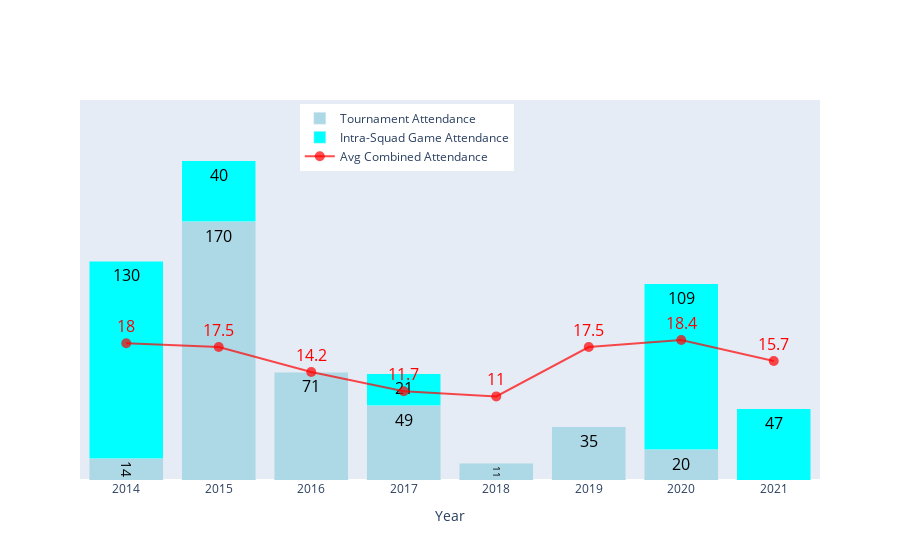

Notebook cell for this chart:
### Code cell
fig = go.Figure()    

# Add bar chart for total attendance - Tournament
fig.add_trace(go.Bar(
    x=total_attendance_per_year_tournament.index,
    y=total_attendance_per_year_tournament.values,
    marker=dict(color='lightblue'),
    text=total_attendance_per_year_tournament.values,
    textposition='inside',
    textfont=dict(size=16, color='black'),
    name='Tournament Attendance'
))

# Add bar chart for Intra-Squad Game attendance, stacked on top of Tournament attendance
fig.add_trace(go.Bar(
    x=total_attendance_per_year_intra_squad_game.index,
    y=total_attendance_per_year_intra_squad_game.values,
    marker=dict(color='aqua'),
    text=total_attendance_per_year_intra_squad_game.values,
    textposition='inside',
    textfont=dict(size=16, color='black'),
    name='Intra-Squad Game Attendance'
))




# Add line chart for the average of Tournament and Intra-Squad Game attendance
fig.add_trace(go.Scatter(
    x=average_combined.index,
    y=average_combined.values,
    mode='lines+markers+text',
    name='Avg Combined Attendance',
    marker=dict(color='rgba(255, 0, 0, 0.7)', size=10),
    text=average_combined.values.round(1),
    textposition='top center',
    textfont=dict(size=16, color='red'),
    yaxis='y2'
))

     

fig.update_layout(
    xaxis=dict(title='Year'),
    yaxis=dict(showgrid=False, range=[0, 250], showticklabels=False, showline=False),
    yaxis2=dict(overlaying='y', side='right', showgrid=False, range=[0, 40], showticklabels=False, showline=False),
    legend=dict(x=0.7, y=.99, traceorder='normal', orientation='h'),
    barmode='stack'  # Stacked bar mode
)

fig.show()

### Figure 1 — Plotly figure (JSON) as saved in the notebook; plotly's stock layout.template omitted (floating-point values rounded to 4 significant figures)
{"data": [{"marker": {"color": "lightblue"}, "name": "Tournament Attendance", "text": [14, 170, 71, 49, 11, 35, 20, 0], "textfont": {"color": "black", "size": 16}, "textposition": "inside", "type": "bar", "x": [2014, 2015, 2016, 2017, 2018, 2019, 2020, 2021], "y": [14, 170, 71, 49, 11, 35, 20, 0]}, {"marker": {"color": "aqua"}, "name": "Intra-Squad Game Attendance", "text": [130, 40, 21, 109, 47], "textfont": {"color": "black", "size": 16}, "textposition": "inside", "type": "bar", "x": [2014, 2015, 2017, 2020, 2021], "y": [130, 40, 21, 109, 47]}, {"marker": {"color": "rgba(255, 0, 0, 0.7)", "size": 10}, "mode": "lines+markers+text", "name": "Avg Combined Attendance", "text": [18, 17.5, 14.2, 11.7, 11, 17.5, 18.4, 15.7], "textfont": {"color": "red", "size": 16}, "textposition": "top center", "type": "scatter", "x": [2014, 2015, 2016, 2017, 2018, 2019, 2020, 2021], "y": [18, 17.5, 14.2, 11.67, 11, 17.5, 18.43, 15.67], "yaxis": "y2"}], "layout": {"barmode": "stack", "legend": {"orientation": "h", "traceorder": "normal", "x": 0.7, "y": 0.99}, "xaxis": {"title": {"text": "Year"}}, "yaxis": {"range": [0, 250], "showgrid": false, "showline": false, "showticklabels": false}, "yaxis2": {"overlaying": "y", "range": [0, 50], "showgrid": false, "showline": false, "showticklabels": false, "side": "right"}}}
